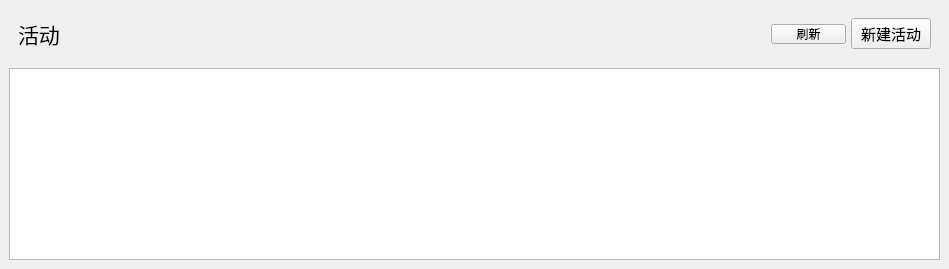
        <widget class="QWidget" name="MainPage">
         <layout class="QGridLayout" name="gridLayout_3">
          <property name="leftMargin">
           <number>9</number>
          </property>
          <property name="topMargin">
           <number>9</number>
          </property>
          <property name="rightMargin">
           <number>9</number>
          </property>
          <property name="bottomMargin">
           <number>9</number>
          </property>
          <property name="spacing">
           <number>9</number>
          </property>
          <item row="0" column="0">
           <widget class="QWidget" name="widgetMainPageNav" native="true">
            <layout class="QHBoxLayout" name="horizontalLayout_2">
             <property name="spacing">
              <number>0</number>
             </property>
             <property name="leftMargin">
              <number>9</number>
             </property>
             <property name="topMargin">
              <number>9</number>
             </property>
             <property name="rightMargin">
              <number>9</number>
             </property>
             <item>
              <widget class="QLabel" name="label_2">
               <property name="font">
                <font>
                 <family>楷体</family>
                 <pointsize>16</pointsize>
                </font>
               </property>
               <property name="text">
                <string>活动</string>
               </property>
              </widget>
             </item>
             <item>
              <spacer name="horizontalSpacer_4">
               <property name="orientation">
                <enum>Qt::Horizontal</enum>
               </property>
               <property name="sizeHint" stdset="0">
                <size>
                 <width>711</width>
                 <height>20</height>
                </size>
               </property>
              </spacer>
             </item>
             <item>
              <widget class="QToolButton" name="toolButton_update">
               <property name="minimumSize">
                <size>
                 <width>75</width>
                 <height>20</height>
                </size>
               </property>
               <property name="maximumSize">
                <size>
                 <width>75</width>
                 <height>20</height>
                </size>
               </property>
               <property name="text">
                <string>刷新</string>
               </property>
              </widget>
             </item>
             <item>
              <spacer name="horizontalSpacer_34">
               <property name="orientation">
                <enum>Qt::Horizontal</enum>
               </property>
               <property name="sizeType">
                <enum>QSizePolicy::Fixed</enum>
               </property>
               <property name="sizeHint" stdset="0">
                <size>
                 <width>5</width>
                 <height>20</height>
                </size>
               </property>
              </spacer>
             </item>
             <item>
              <widget class="QPushButton" name="toolButton_create_activity">
               <property name="font">
                <font>
                 <family>楷体</family>
                 <pointsize>11</pointsize>
                </font>
               </property>
               <property name="text">
                <string>新建活动</string>
               </property>
               <property name="icon">
                <iconset resource="imagelogin.qrc">
                 <normaloff>:/Main/C:/Users/ASUS/Pictures/Login/add_green_22px.png</normaloff>:/Main/C:/Users/ASUS/Pictures/Login/add_green_22px.png</iconset>
               </property>
              </widget>
             </item>
            </layout>
           </widget>
          </item>
          <item row="1" column="0">
           <widget class="QListWidget" name="listWidgetMainContent">
            <property name="spacing">
             <number>20</number>
            </property>
           </widget>
          </item>
         </layout>
        </widget>
